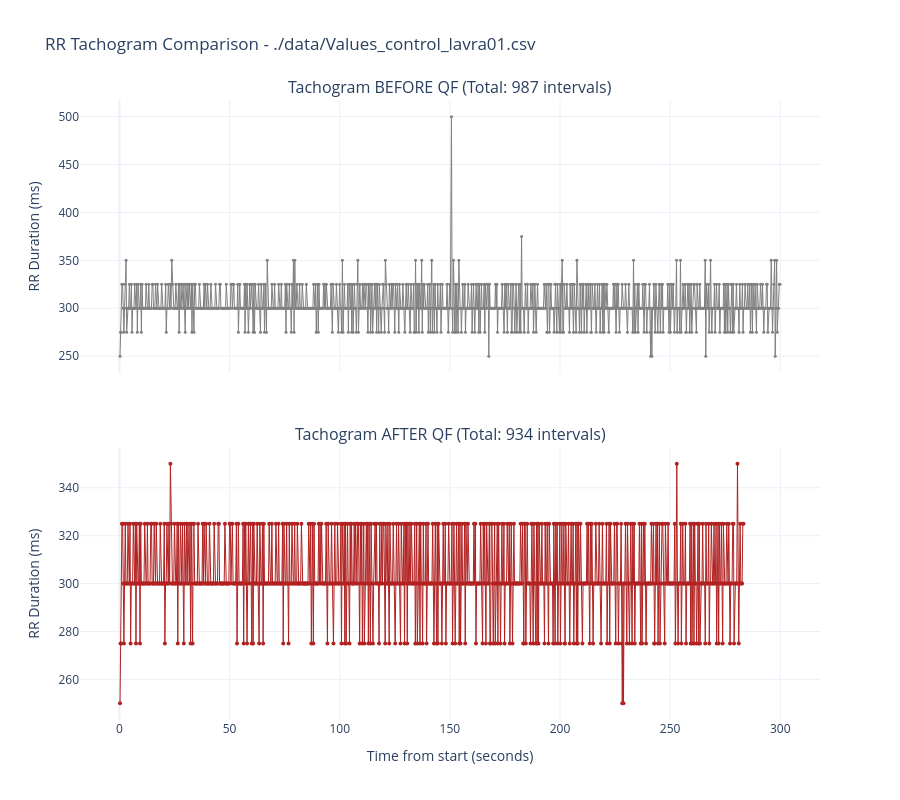

Source (notebook cell):
### Code cell
#QF filtering on control (limit_value_qf = 20%)
plot_tachogram_comparison(params['file_path'],params)

### Figure 1 — Plotly figure (JSON) as saved in the notebook; plotly's stock layout.template omitted (floating-point values rounded to 4 significant figures; data arrays with more than 128 entries replaced by an {"elided": "..."} marker saying what was removed)
{"data": [{"line": {"color": "gray", "width": 1}, "marker": {"size": 3}, "mode": "lines+markers", "name": "Raw RR", "type": "scatter", "x": {"elided": "987 float values"}, "xaxis": "x", "y": {"elided": "987 float values"}, "yaxis": "y"}, {"line": {"color": "firebrick", "width": 1}, "marker": {"size": 4}, "mode": "lines+markers", "name": "Filtered RR", "type": "scatter", "x": {"elided": "934 float values"}, "xaxis": "x2", "y": {"elided": "934 int values"}, "yaxis": "y2"}], "layout": {"annotations": [{"font": {"size": 16}, "showarrow": false, "text": "Tachogram BEFORE QF (Total: 987 intervals)", "x": 0.5, "xanchor": "center", "xref": "paper", "y": 1, "yanchor": "bottom", "yref": "paper"}, {"font": {"size": 16}, "showarrow": false, "text": "Tachogram AFTER QF (Total: 934 intervals)", "x": 0.5, "xanchor": "center", "xref": "paper", "y": 0.44, "yanchor": "bottom", "yref": "paper"}], "height": 800, "showlegend": false, "title": {"text": "RR Tachogram Comparison - ./data/Values_control_lavra01.csv"}, "xaxis": {"anchor": "y", "domain": [0, 1], "matches": "x2", "showticklabels": false}, "xaxis2": {"anchor": "y2", "domain": [0, 1], "title": {"text": "Time from start (seconds)"}}, "yaxis": {"anchor": "x", "domain": [0.56, 1], "title": {"text": "RR Duration (ms)"}}, "yaxis2": {"anchor": "x2", "domain": [0, 0.44], "title": {"text": "RR Duration (ms)"}}}}
